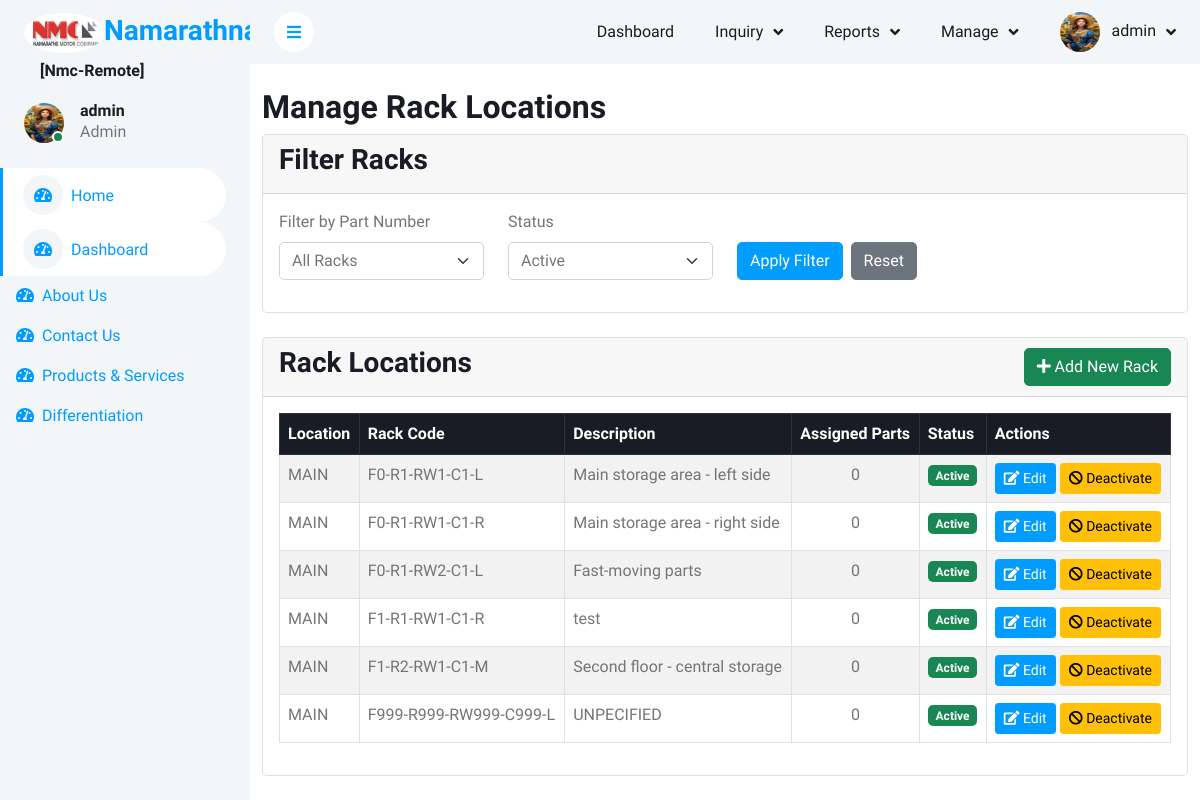
/manage_racks.php (signed in), run on the app's committed database.
### tables this page shows
CREATE TABLE `racks` (
  `id` int(11) NOT NULL,
  `location_id` int(11) DEFAULT NULL,
  `floor` int(11) NOT NULL COMMENT '0, 1, 2 etc.',
  `rack_number` int(11) NOT NULL COMMENT '1, 2 etc.',
  `row_number` int(11) NOT NULL COMMENT '1, 2 etc.',
  `column_number` int(11) NOT NULL COMMENT '1, 2 etc.',
  `side` enum('left','right','middle','top','bottom') NOT NULL,
  `description` varchar(255) DEFAULT NULL,
  `created_at` timestamp NOT NULL DEFAULT current_timestamp(),
  `updated_at` timestamp NOT NULL DEFAULT current_timestamp() ON UPDATE current_timestamp(),
  `location_code` varchar(50) DEFAULT NULL,
  `status` enum('active','inactive') NOT NULL DEFAULT 'active'
);

CREATE TABLE `locations` (
  `id` int(11) NOT NULL,
  `location_name` varchar(100) NOT NULL,
  `address` varchar(255) DEFAULT NULL,
  `city` varchar(100) DEFAULT NULL,
  `state` varchar(100) DEFAULT NULL,
  `country` varchar(100) DEFAULT NULL,
  `flag` enum('active','inactive') NOT NULL DEFAULT 'active',
  `created_at` timestamp NOT NULL DEFAULT current_timestamp(),
  `updated_at` timestamp NOT NULL DEFAULT current_timestamp() ON UPDATE current_timestamp()
);

### manage_racks.php (the view, shortened to what this page needs)
<?php
include('header.php');
$status_filter = $_GET['status'] ?? 'active';
try {
    $query = "SELECT r.*, l.location_name,
              COUNT(fq.id) AS assigned_parts,
              GROUP_CONCAT(DISTINCT s.part_number ORDER BY s.part_number SEPARATOR ', ') AS part_numbers
              FROM racks r
              LEFT JOIN locations l ON r.location_id = l.id
              LEFT JOIN fifo_queue1 fq ON r.id = fq.rack_id AND fq.is_processed = 0
              LEFT JOIN stocks s ON fq.part_id = s.id";
    $params = [];
    $where = [];
    $where[] = "r.status = ?";
    $params[] = $status_filter;
    if (!empty($where)) {
        $query .= " WHERE " . implode(" AND ", $where);
    }
    $query .= " GROUP BY r.id ORDER BY r.location_id, r.floor, r.rack_number, r.row_number, r.column_number, r.side";
    $stmt = $conn->prepare($query);
    $stmt->execute($params);
    $racks = $stmt->fetchAll(PDO::FETCH_ASSOC);
} catch (PDOException $e) {
    die("Database error: " . $e->getMessage());
}
?>
<div class="container mt-4">
    <h2>Manage Rack Locations</h2>
    <div class="card mb-4">
        <div class="card-header">
            <h3>Filter Racks</h3>
        </div>
        <div class="card-body">
            <form method="get" class="row">
                <div class="col-md-3 mb-3">
                    <label class="form-label">Filter by Part Number</label>
                    <select name="part_id" class="form-select">
                        <option value="">All Racks</option>
                    </select>
                </div>
                <div class="col-md-3 mb-3">
                    <label class="form-label">Status</label>
                    <select name="status" class="form-select">
                        <option value="active" <?= $status_filter == 'active' ? 'selected' : '' ?>>Active</option>
                    </select>
                </div>
                <div class="col-md-6 mb-3 d-flex align-items-end">
                    <button type="submit" class="btn btn-primary me-2">Apply Filter</button>
                    <a href="manage_racks.php" class="btn btn-secondary">Reset</a>
                </div>
            </form>
        </div>
    </div>
    <div class="card mb-4">
        <div class="card-header d-flex justify-content-between align-items-center">
            <h3>Rack Locations</h3>
            <button type="button" class="btn btn-success" data-bs-toggle="modal" data-bs-target="#addRackModal">
                <i class="fas fa-plus"></i> Add New Rack
            </button>
        </div>
        <div class="card-body">
            <div class="table-responsive">
                <table class="table table-striped table-bordered">
                    <thead class="table-dark">
                        <tr>
                            <th>Location</th>
                            <th>Rack Code</th>
                            <th>Description</th>
                            <th>Assigned Parts</th>
                            <th>Status</th>
                            <th>Actions</th>
                        </tr>
                    </thead>
                    <tbody>
                        <?php if (empty($racks)): ?>
                            <tr>
                                <td colspan="6" class="text-center">No racks found</td>
                            </tr>
                        <?php else: ?>
                            <?php foreach ($racks as $rack): ?>
                                <tr>
                                    <td><?= htmlspecialchars($rack['location_name']) ?></td>
                                    <td><?= $rack['location_code'] ?></td>
                                    <td><?= htmlspecialchars($rack['description']) ?></td>
                                    <td class="text-center">
                                        <?= $rack['assigned_parts'] ?>
                                    </td>
                                    <td>
                                        <span class="badge bg-<?= $rack['status'] == 'active' ? 'success' : 'secondary' ?>">
                                            <?= ucfirst($rack['status']) ?>
                                        </span>
                                    </td>
                                    <td>
                                        <?php if ($rack['status'] == 'active'): ?>
                                            <button type="button" class="btn btn-sm btn-primary edit-rack"
                                                    data-id="<?= $rack['id'] ?>"
                                                    data-location="<?= $rack['location_id'] ?>"
                                                    data-floor="<?= $rack['floor'] ?>"
                                                    data-rack="<?= $rack['rack_number'] ?>"
                                                    data-row="<?= $rack['row_number'] ?>"
                                                    data-column="<?= $rack['column_number'] ?>"
                                                    data-side="<?= $rack['side'] ?>"
                                                    data-desc="<?= htmlspecialchars($rack['description']) ?>">
                                                <i class="fas fa-edit"></i> Edit
                                            </button>
                                            <form method="post" style="display:inline;">
                                                <button type="submit" name="delete_rack" class="btn btn-sm btn-warning"
                                                        onclick="return confirm('Are you sure you want to deactivate this rack?')">
                                                    <i class="fas fa-ban"></i> Deactivate
                                                </button>
                                            </form>
                                        <?php endif; ?>
                                    </td>
                                </tr>
                            <?php endforeach; ?>
                        <?php endif; ?>
                    </tbody>
                </table>
            </div>
        </div>
    </div>
</div>
<?php include('footer.php'); ?>

### css/style.css (style rules this page uses)
:root { --primary: #009CFF; --light: #F3F6F9; --dark: #191C24; }
.btn { transition: .5s; }
.btn.btn-primary { color: #FFFFFF; }

### data on the page
racks: location.location_name "MAIN", location_code "F0-R1-RW1-C1-L", description "Main storage area - left side", assigned_parts "0", status "Active"
racks: location.location_name "MAIN", location_code "F0-R1-RW1-C1-R", description "Main storage area - right side", assigned_parts "0", status "Active"
racks: location.location_name "MAIN", location_code "F0-R1-RW2-C1-L", description "Fast-moving parts", assigned_parts "0", status "Active"
racks: location.location_name "MAIN", location_code "F1-R1-RW1-C1-R", description "test", assigned_parts "0", status "Active"
racks: location.location_name "MAIN", location_code "F1-R2-RW1-C1-M", description "Second floor - central storage", assigned_parts "0", status "Active"
racks: location.location_name "MAIN", location_code "F999-R999-RW999-C999-L", description "UNPECIFIED", assigned_parts "0", status "Active"

### other printed values
$prj_id_ "[Nmc-Remote]"
$_SESSION['username'] "admin"
$_SESSION['role_name'] "Admin"
$menu_item['menu_name_'] "Dashboard"
